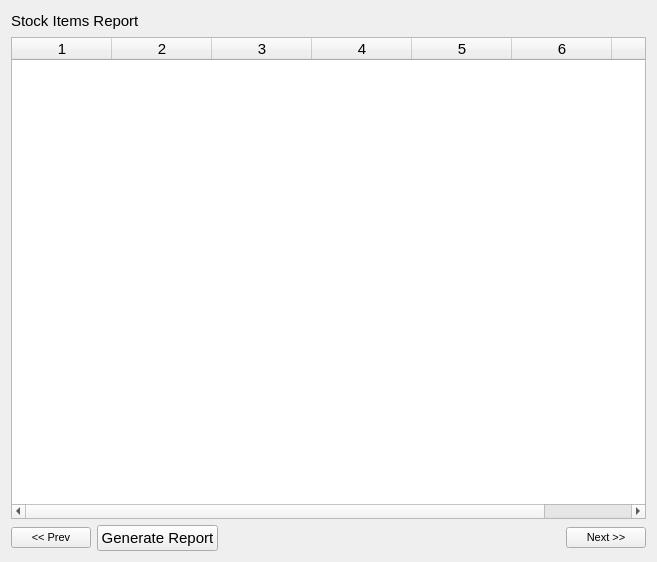
<?xml version="1.0" encoding="UTF-8"?>
<ui version="4.0">
 <class>OverallStockItemsReportWidget</class>
 <widget class="QWidget" name="OverallStockItemsReportWidget">
  <property name="geometry">
   <rect>
    <x>0</x>
    <y>0</y>
    <width>657</width>
    <height>562</height>
   </rect>
  </property>
  <property name="font">
   <font>
    <pointsize>11</pointsize>
   </font>
  </property>
  <property name="windowTitle">
   <string>Form</string>
  </property>
  <layout class="QVBoxLayout" name="verticalLayout">
   <item>
    <layout class="QHBoxLayout" name="horizontalLayout_2">
     <item>
      <widget class="QLabel" name="label">
       <property name="text">
        <string>Stock Items Report</string>
       </property>
      </widget>
     </item>
     <item>
      <spacer name="horizontalSpacer_2">
       <property name="orientation">
        <enum>Qt::Horizontal</enum>
       </property>
       <property name="sizeHint" stdset="0">
        <size>
         <width>40</width>
         <height>20</height>
        </size>
       </property>
      </spacer>
     </item>
    </layout>
   </item>
   <item>
    <widget class="QTableWidget" name="tableWidget">
     <property name="font">
      <font>
       <pointsize>11</pointsize>
      </font>
     </property>
     <property name="columnCount">
      <number>7</number>
     </property>
     <column/>
     <column/>
     <column/>
     <column/>
     <column/>
     <column/>
     <column/>
    </widget>
   </item>
   <item>
    <layout class="QHBoxLayout" name="horizontalLayout">
     <item>
      <widget class="QPushButton" name="prevBtn">
       <property name="font">
        <font>
         <pointsize>8</pointsize>
        </font>
       </property>
       <property name="text">
        <string>&lt;&lt; Prev</string>
       </property>
      </widget>
     </item>
     <item>
      <widget class="QPushButton" name="generateButton">
       <property name="text">
        <string>Generate Report</string>
       </property>
      </widget>
     </item>
     <item>
      <spacer name="horizontalSpacer">
       <property name="orientation">
        <enum>Qt::Horizontal</enum>
       </property>
       <property name="sizeHint" stdset="0">
        <size>
         <width>40</width>
         <height>20</height>
        </size>
       </property>
      </spacer>
     </item>
     <item>
      <widget class="QPushButton" name="nextBtn">
       <property name="font">
        <font>
         <pointsize>8</pointsize>
        </font>
       </property>
       <property name="text">
        <string>Next &gt;&gt;</string>
       </property>
      </widget>
     </item>
    </layout>
   </item>
  </layout>
 </widget>
 <resources/>
 <connections/>
</ui>
